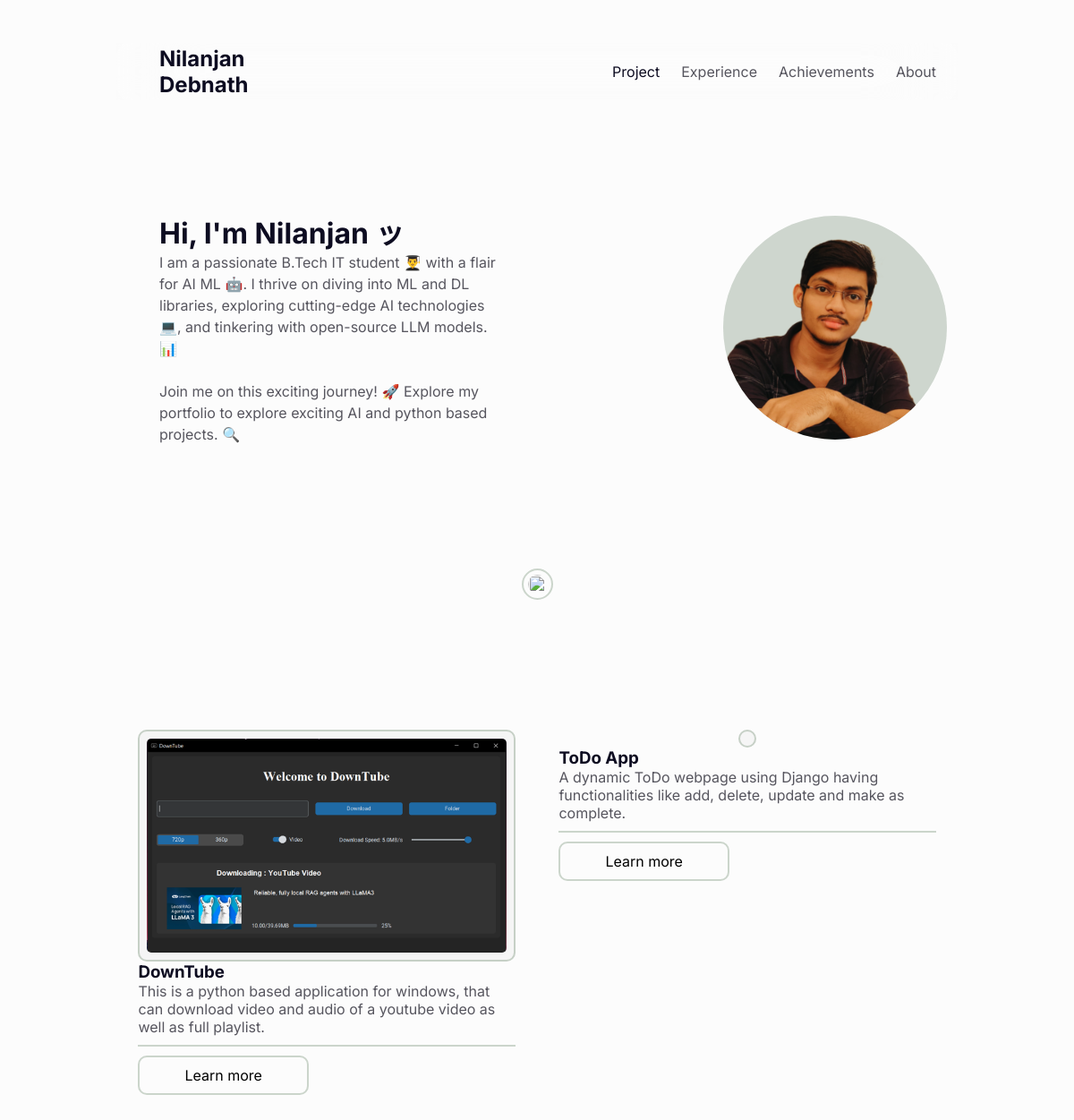
/ (upper part), run on an earlier commit of the app's database.
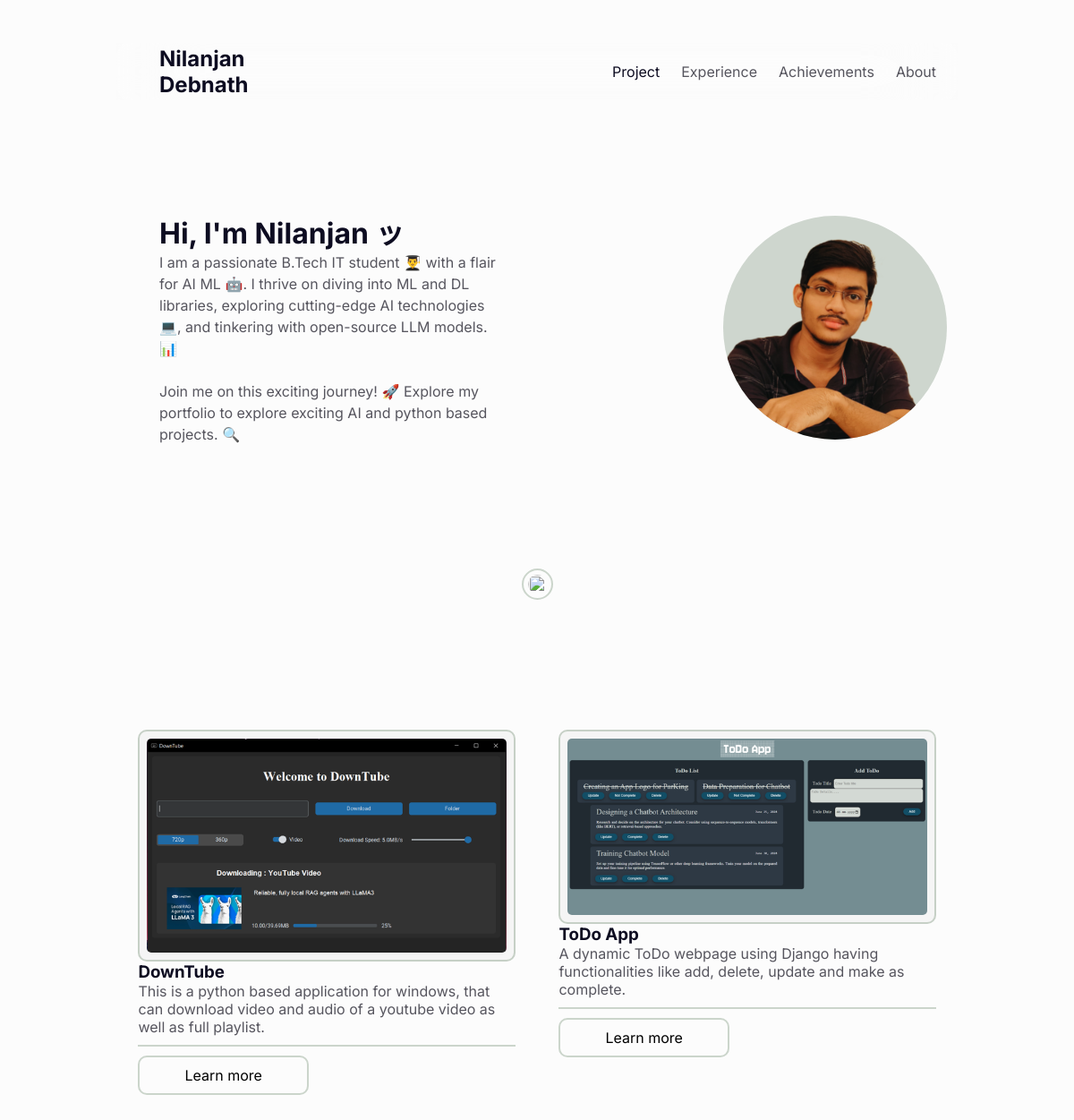
And on a later commit of the database.
### app/models.py (models this page shows, shortened)
class Projects(models.Model):
    index = models.IntegerField(default=None)
    title = models.CharField(max_length=350)
    details = models.TextField(max_length=1000, default=None)
    url = models.URLField(default=None, null=True)
    image = models.ImageField(upload_to="media/Projects/Images", default=None)

### app/views.py (the view)
# urls.py: path('', views.projects, name="project"),
def projects(request):
    projects = Projects.objects.all().order_by('index')
    return render(request, "projects.html", {"projects":projects})

### templates/projects.html
{% extends "base.html" %}
{% block main %}
{% load static %}
<head>
    <link rel="stylesheet" href="{% static 'CSS/projects.css' %}">
</head>
<body>
    <div id="home">
        <div id="intro">
            <div id="info">
                <h1>Hi, I'm Nilanjan ッ</h1>
                <p>
                    I am a passionate B.Tech IT student 👨‍🎓 with a flair for AI ML 🤖. I thrive on diving into ML and DL libraries, exploring cutting-edge AI technologies 💻, and tinkering with open-source LLM models. 📊<br> <br>
                    Join me on this exciting journey! 🚀 Explore my portfolio to explore exciting AI and python based projects. 🔍
                </p>
            </div>
            <img src="{% static 'Images/photo.webp' %}" alt="My image">
        </div>
        <a id="scroll" href="#projects">
            <img src="https://assets-global.website-files.com/60f5a97b9e66c2b92c76a14e/6140a7f1ccfe242db78e97b5_Vector.svg" width="21" alt="">
        </a>
    </div>
    <div id="projects">
        {% for project in projects %}
        <div class="project">
            <div class="image">
                <img src="{{ project.image }}" alt="">
            </div>
            <h1>
                {{ project.title }}
            </h1>
            <p>
                {{ project.details }}
            </p>
            <div class="vertical_line"></div>
            <div class="more"><a target="_blank" href="{{ project.url }}">Learn more</a></div>
        </div>
        {% endfor %}
    </div>
</body>
{% endblock %}

What changed in the data, as far as the page shows it:
changed Projects "ToDo App": image: picture added
